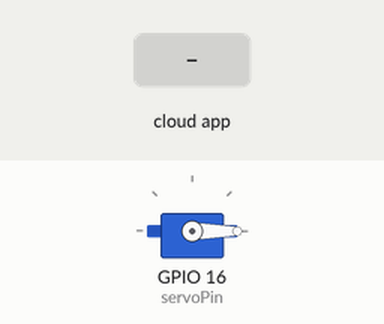
Recording of a sketch running on a simulated ESP32. On the bench: servo. The test bench sets the inputs (shaded band). WiFi joins after 1.5 s; servers stay silent unless stated; the Firebase database answers and starts empty; what the sketch prints to the serial monitor is not drawn.

Above: at 2.8 s.
2.9 s: the phone or cloud app sets value to 1
At 3.8 s:
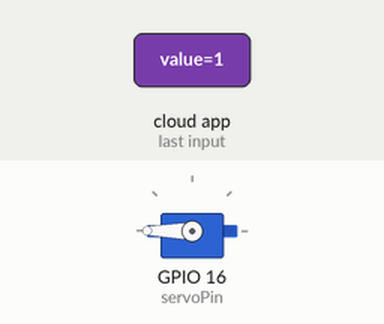
4.5 s: the phone or cloud app sets value to 0
At 5.0 s:
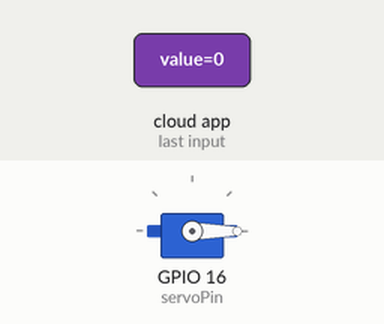
Timing chart, 0 to 7.5 s (numbered marks = the images above; inputs shaded):
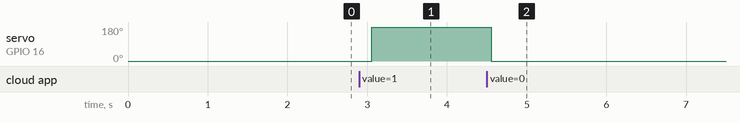

The sketch:

Firebase_Servo.ino
```cpp
/* Servo */
#include <ESP32Servo.h>
Servo servo;
const int servoPin = 16; // Chân tín hiệu nối với dây Vàng (IO16)

/* Wifi */
#include <WiFi.h>
#define WIFI_SSID "HSU_Students"
#define WIFI_PASSWORD "tontrongsukhacbiet"

/* Google Firebase */
#include <FirebaseESP32.h>
#define FIREBASE_HOST "demoservo-default-rtdb.asia-southeast1.firebasedatabase.app"
#define FIREBASE_AUTH "sd2b7hwYXnbayyMzn4YP8fDAvzSagI5URx5bbvBX" // Sử dụng DB Secret

// Khai báo thêm các đối tượng cấu hình cho thư viện bản mới
FirebaseData fbdo;
FirebaseAuth auth;
FirebaseConfig config;

// Khai báo biến lưu trạng thái cũ
int oldValue = 0;

// setup to run only once
void setup() {
  Serial.begin(115200);
  initServo();
  initWifi();
  initFirebase();
  setValueToFirebase(0);
}

// loop to run repeatedly
void loop() {
  int newValue = getValueFromFirebase(); // 0:down, 1:up

  if (newValue == 1 && oldValue == 0) {
    upServo();
    oldValue = 1;
  } else if (newValue == 0 && oldValue == 1) {
    downServo();
    oldValue = 0;
  }

  delay(100);
}

/* Servo */
void initServo() {
  servo.attach(servoPin);
  servo.write(0); // Đưa servo về góc 0 độ khi khởi động
  Serial.println("Servo Initialized at 0 degrees.");
}

void upServo() {
  servo.write(180);
  Serial.println("=> Action: Servo UP (180 degrees)");
}

void downServo() {
  servo.write(0);
  Serial.println("=> Action: Servo DOWN (0 degrees)");
}

/* Wifi */
void initWifi() {
  Serial.print("Connecting to Wi-Fi");
  WiFi.begin(WIFI_SSID, WIFI_PASSWORD);
  while (WiFi.status() != WL_CONNECTED) {
    Serial.print(".");
    delay(500);
  }
  Serial.println();
  Serial.print("Connected! IP: ");
  Serial.println(WiFi.localIP());
}

/* Google Firebase */
void initFirebase() {
  // Gán thông tin vào đối tượng config (Cách viết của thư viện mới)
  config.database_url = FIREBASE_HOST;
  config.signer.tokens.legacy_token = FIREBASE_AUTH; // Cấu hình dùng Database Secret

  // Khởi tạo Firebase với cấu hình mới
  Firebase.begin(&config, &auth);
  Firebase.reconnectWiFi(true);
  Serial.println("Firebase Connected");
}

void setValueToFirebase(int value) {
  if (Firebase.ready()) {
    Firebase.setInt(fbdo, "SERVO/value", value);
  }
}

int getValueFromFirebase() {
  int value = -1;
  if (Firebase.ready()) {
    if (Firebase.getInt(fbdo, "SERVO/value")) {
      value = fbdo.intData();
    }
  }
  return value;
}
```

Measured:
- after the input at 2.9 s, servo on GPIO 16 (servoPin): 0° → 180° after 0.15 s
- after the input at 4.5 s, servo on GPIO 16 (servoPin): 180° → 0° after 0.06 s
